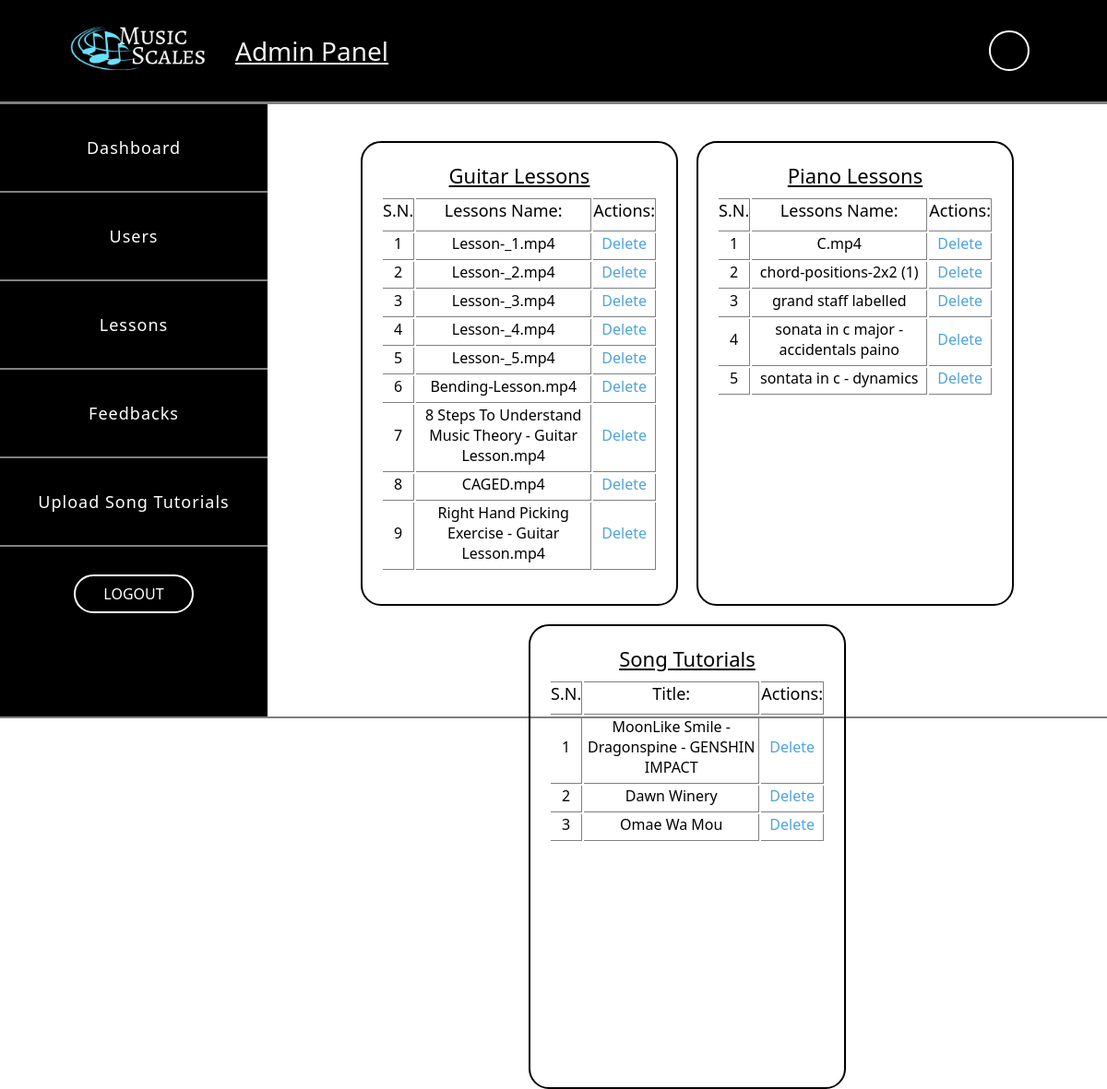
Page /admin/lessons.php (signed in) on the committed database.
### tables this page shows
CREATE TABLE `guitarlessons` (
  `Id` int(11) NOT NULL,
  `Video_Name` mediumtext NOT NULL,
  `uid` int(11) DEFAULT NULL
);

CREATE TABLE `pianolessons` (
  `Id` int(11) NOT NULL,
  `Video_Name` mediumtext NOT NULL,
  `uid` int(11) DEFAULT NULL
);

CREATE TABLE `songtutorials` (
  `Id` int(11) NOT NULL,
  `Title` mediumtext NOT NULL,
  `Song_Tab` mediumtext NOT NULL,
  `Details` mediumtext NOT NULL,
  `uid` int(11) DEFAULT NULL
);

### admin/lessons.php (the view, shortened to what this page needs)
<!DOCTYPE html>
<html lang="en">
<head>
</head>
<body>
    <?php
    include 'nav.php';
    ?>
    <div class="lessons">
        <div class="L guitar">
            <h2>Guitar Lessons</h2>
            <table>
                <tr>
                    <th>S.N.</th>
                    <th>Lessons Name:</th>
                    <th>Actions:</th>
                </tr>
                <?php
                include '../CRUD/conn.php';
                $stmt = $pdo->query("SELECT * FROM guitarlessons");
                foreach ($stmt as $row) {
                ?>
                    <tr>
                        <td><?php echo $row['Id'] ?></td>
                        <td><?php echo $row['Video_Name'] ?></td>
                        <td><a href="CRUD/Gdelete.php?id=<?php echo $row['Id']; ?>">Delete</a></td>
                    </tr>
                <?php
                }
                ?>
            </table>
        </div>
        <div class="L piano">
            <h2>Piano Lessons</h2>
            <table>
                <tr>
                    <th>S.N.</th>
                    <th>Lessons Name:</th>
                    <th>Actions:</th>
                </tr>
                <?php
                include '../CRUD/conn.php';
                $stmt = $pdo->query("SELECT * FROM pianolessons");
                foreach ($stmt as $row) {
                ?>
                    <tr>
                        <td><?php echo $row['Id'] ?></td>
                        <td><?php echo $row['Video_Name'] ?></td>
                        <td><a href="CRUD/Pdelete.php?id=<?php echo $row['Id']; ?>">Delete</a></td>
                    </tr>
                <?php
                }
                ?>
            </table>
        </div>
        <div class="L song">
            <h2>Song Tutorials</h2>
            <table>
                <tr>
                    <th>S.N.</th>
                    <th>Title:</th>
                    <th>Actions:</th>
                </tr>
                <?php
                include '../CRUD/conn.php';
                $stmt = $pdo->query("SELECT * FROM songtutorials");
                foreach ($stmt as $row) {
                ?>
                    <tr>
                        <td><?php echo $row['Id'] ?></td>
                        <td><?php echo $row['Title'] ?></td>
                        <td><a href="CRUD/Sdelete.php?id=<?php echo $row['Id']; ?>">Delete</a></td>
                    </tr>
                <?php
                }
                ?>
            </table>
        </div>
    </div>
</body>
</html>

### admin/nav.php (shortened to what this page needs)
<!DOCTYPE html>
<html lang="en">
<head>
    <link rel="stylesheet" href="css/nav.css">
</head>
<body>
    <nav>
        <a href="dashboard.php"><img src="images/logo.png"></a>
        <h3>Admin Panel</h3>
        <ul>
            <li><span><?php echo $_SESSION['Name']; ?></span></li>
        </ul>
    </nav>
    <div class="list">
        <div class="left">
            <ul>
                <li><a href="dashboard.php">Dashboard</a></li>
                <li><a href="users.php">Users</a></li>
                <li><a href="lessons.php">Lessons</a></li>
                <li><a href="feedbacks.php">Feedbacks</a></li>
                <li><a href="uploadsong.php">Upload Song Tutorials</a></li>
                <button onclick="location.href='logout.php'" class="logout">LOGOUT</button>
            </ul>
        </div>
</body>
</html>

### admin/css/nav.css (style rules this page uses)
* { margin: 0; padding: 0; font-family: system-ui, -apple-system, BlinkMacSystemFont, "Segoe UI", Roboto, Oxygen, Ubuntu, Cantarell, "Open Sans", "Helvetica Neue", sans-serif; }
nav { background-color: black; border-bottom: 3px solid gray; display: flex; padding: 2% 6%; justify-content: space-between; align-items: center; }
nav h3 { text-decoration: underline; position: absolute; left: 255px; color: rgb(243, 242, 242); font-size: 28px; font-weight: 100; }
nav img { width: 155px; }
nav ul li { list-style: none; display: inline-block; padding: 8px 12px; }
nav ul li span { text-decoration: none; color: white; border: 2px solid white; padding: 8px 20px; text-align: center; font-size: 18px; font-weight: 500; letter-spacing: 1px; border-radius: 22px; transition: 0.4s; }
.list { height: 83vh; display: flex; border-bottom: 2px solid gray; }
.list .left { height: 100%; flex: 2; background-color: black; }
.list .left ul { width: 290px; list-style: none; text-align: center; display: block; }
.list .left ul li { padding-top: 35px; padding-bottom: 35px; border-bottom: 2px solid gray; }
.list .left ul li a { font-size: 18px; font-weight: 500; text-decoration: none; color: white; letter-spacing: 1px; transition: 0.4s; }
.logout { transition: 0.5s; border-radius: 22px; padding: 8px 30px; text-decoration: none; color: white; border: 2px solid white; font-size: 16px; font-weight: 500; background: transparent; cursor: pointer; margin-top: 30px; }

### admin/lessons.php (style rules this page uses)
* { padding: 0; margin: 0; font-family: -apple-system, BlinkMacSystemFont, 'Segoe UI', Roboto, Oxygen, Ubuntu, Cantarell, 'Open Sans', 'Helvetica Neue', sans-serif; }
.lessons { flex: 8; display: flex; flex-wrap: wrap; justify-content: center; margin-top: 30px; }
.L { height: 460px; width: 300px; padding: 20px; margin: 10px; overflow: hidden; border: 2px solid black; border-radius: 22px; }
.L h2 { font-size: 22px; text-align: center; font-weight: 500; text-decoration: underline; margin-bottom: 8px; }
.L th { border-bottom: 1px solid gray; border-top: 1px solid gray; border-right: 1px solid gray; padding-bottom: 10px; font-size: 18px; font-weight: 500; }
.L td { font-size: 16px; text-align: center; padding-bottom: 6px; border-bottom: 1px solid gray; border-right: 1px solid gray; }
a { text-decoration: none; color: #4ea4dd; }

### rows in the picture
guitarlessons: Id "1", Video_Name "Lesson-_1.mp4"
guitarlessons: Id "2", Video_Name "Lesson-_2.mp4"
guitarlessons: Id "3", Video_Name "Lesson-_3.mp4"
guitarlessons: Id "4", Video_Name "Lesson-_4.mp4"
guitarlessons: Id "5", Video_Name "Lesson-_5.mp4"
guitarlessons: Id "6", Video_Name "Bending-Lesson.mp4"
guitarlessons: Id "7", Video_Name "8 Steps To Understand Music Theory - Guitar Lesson.mp4"
guitarlessons: Id "8", Video_Name "CAGED.mp4"
guitarlessons: Id "9", Video_Name "Right Hand Picking Exercise - Guitar Lesson.mp4"
pianolessons: Id "1", Video_Name "C.mp4"
pianolessons: Id "2", Video_Name "chord-positions-2x2 (1)"
pianolessons: Id "3", Video_Name "grand staff labelled"
pianolessons: Id "4", Video_Name "sonata in c major - accidentals paino"
pianolessons: Id "5", Video_Name "sontata in c - dynamics"
songtutorials: Id "1", Title "MoonLike Smile - Dragonspine - GENSHIN IMPACT"
songtutorials: Id "2", Title "Dawn Winery"
songtutorials: Id "3", Title "Omae Wa Mou"
